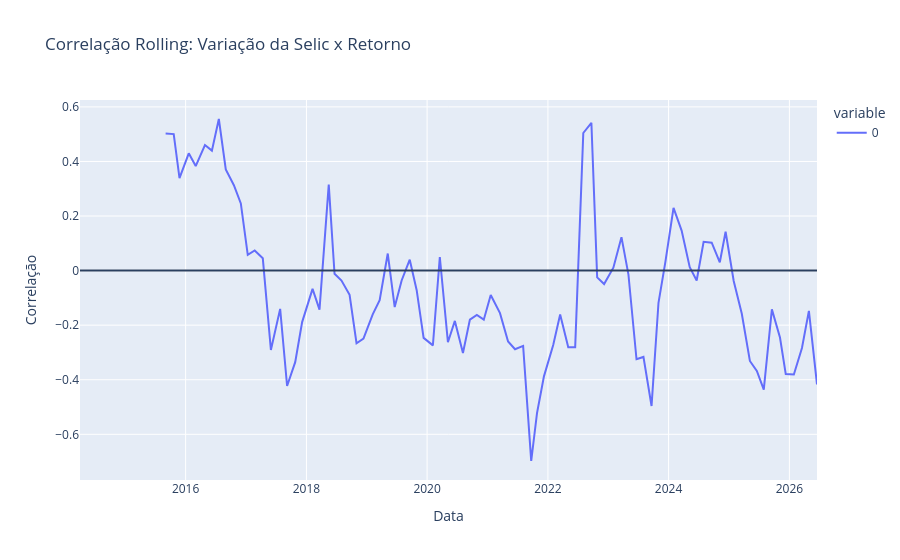

The notebook cell this image was saved under:
### Code cell
rolling_corr = (
    df["Selic_variacao"]
    .rolling(window=12)
    .corr(df["Retorno"])
)

fig = px.line(
    rolling_corr,
    title="Correlação Rolling: Variação da Selic x Retorno",
    labels={
        "value": "Correlação",
        "Date": "Data"
    }
)

fig.add_hline(y=0)

fig.show()
